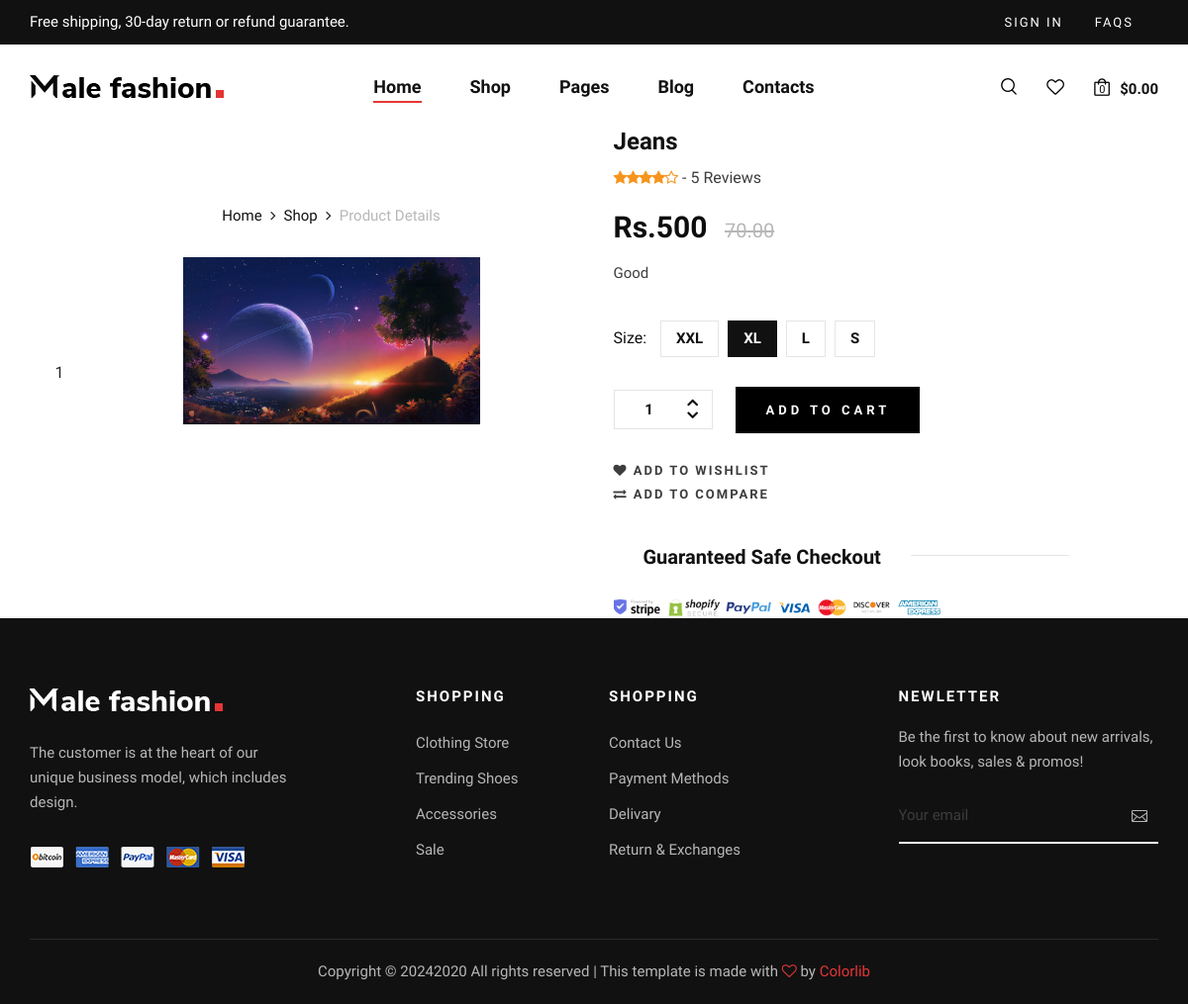
Screenshot of /shopd/1/ with the database file from the repository.
### mainapp/models.py (models this page shows)
class Product(models.Model):
        title=models.CharField(max_length=50)
        price=models.IntegerField()
        description=models.CharField(max_length=200)
        product_image=models.ImageField(upload_to='media')
        category=models.CharField(choices=category,max_length=50,null=True,blank=True)
        size=models.CharField(max_length=20,null=True,blank=True)

### mainapp/views.py (the view)
# urls.py: path('shopd/<int:id>/',views.shopd),
def shopd(request,id):
    data=Product.objects.get(id=id)
    print(data,"<<<data>>>>")
    context={
        'data':data
    }
    return render(request,'shopd.html',context)

### template/shopd.html (shortened to what this page needs)
{% extends "index.html" %}
{% block outlet %}
{% load static %}
<!DOCTYPE html>
<html lang="en">
<head>
</head>
<body>
    <section class="shop-details">
         {{data.id}}
        <div class="product__details__pic">
          <div class="container">
            <div class="row">
              <div class="col-lg-12">
                <div class="product__details__breadcrumb">
                  <a href="./index.html">Home</a>
                  <a href="./shop.html">Shop</a>
                  <span>Product Details</span>
                </div>
              </div>
            </div>
            <div class="row">
              <div class="col-lg-12 col-md-9">
                <div class="tab-content">
                  <div class="tab-pane active" id="tabs-1" role="tabpanel">
                    <div class="product__details__pic__item">
                      <img
                        src="/media/{{data.product_image}}"
                        alt=""
                        width="300px"
                      />
                    </div>
                  </div>
                </div>
              </div>
            </div>
          </div>
        </div>
        <div class="product__details__content">
          <div class="container">
            <div class="row d-flex">
              <div class="col-lg-8">
                <div class="product__details__text">
                  <h4>{{data.title}}</h4>
                  <div class="rating">
                    <i class="fa fa-star"></i>
                    <i class="fa fa-star"></i>
                    <i class="fa fa-star"></i>
                    <i class="fa fa-star"></i>
                    <i class="fa fa-star-o"></i>
                    <span> - 5 Reviews</span>
                  </div>
                  <h3>Rs.{{data.price}} <span>70.00</span></h3>
                  <p>{{data.description}}</p>
                  <form action="/addtocart/" method = "post">
                    <div class="product__details__option">
                      <div class="product__details__option__size">
                        <span>Size:</span>
                        <label for="xxl">xxl
                        </label>
                        <label class="active" for="xl"
                          >xl
                        </label>
                       <label for="l"
                          >l
                        </label>
                        <label for="sm"
                          >s
                        </label>
                      </div>
                    </div>
                    <div class="product__details__cart__option">
                      <div class="quantity">
                        <div class="pro-qty">
                          <input type="text" value="1" name="quantity" />
                        </div>
                      </div>
                      {% if user.is_authenticated %}
                      <input type = "hidden" value = "{{data.id}}" name = "prod_id"/>
                      <button type="submit" class="primary-btn">Add to cart </button>
                      {% else %}
                      <a href="/login/" class="primary-btn"
                        >add to cart</a>
                      {% endif %}
                    </div>
                  </form>
                  <div class="product__details__btns__option">
                    <a href="#"><i class="fa fa-heart"></i> add to wishlist</a>
                    <a href="#"><i class="fa fa-exchange"></i> Add To Compare</a>
                  </div>
                  <div class="product__details__last__option">
                    <h5><span>Guaranteed Safe Checkout</span></h5>
                    <img
                      src="{% static 'img/shop-details/details-payment.png'%}"
                      alt=""
                    />
                  </div>
                </div>
              </div>
            </div>
          </div>
        </div>
      </section>
</body>
</html>
{% endblock outlet %}

### static/css/style.css (style rules this page uses)
html, body { height: 100%; font-family: "Nunito Sans", sans-serif; -webkit-font-smoothing: antialiased; }
h1, h2, h3, h4, h5, h6 { margin: 0; color: #111111; font-weight: 400; font-family: "Nunito Sans", sans-serif; }
h3 { font-size: 30px; }
h4 { font-size: 24px; }
h5 { font-size: 18px; }
p { font-size: 15px; font-family: "Nunito Sans", sans-serif; color: #3d3d3d; font-weight: 400; line-height: 25px; margin: 0 0 15px 0; }
img { max-width: 100%; }
.primary-btn { display: inline-block; font-size: 13px; font-weight: 700; text-transform: uppercase; padding: 14px 30px; color: #ffffff; background: #000000; letter-spacing: 4px; }
.product__details__pic { text-align: center; background: #f3f2ee; padding: 40px 0 60px; margin-bottom: 100px; }
.product__details__breadcrumb { margin-bottom: 30px; }
.product__details__breadcrumb a { font-size: 15px; color: #111111; margin-right: 18px; display: inline-block; position: relative; }
.product__details__breadcrumb a:after { position: absolute; right: -14px; top: 0; content: ""; font-family: "FontAwesome"; }
.product__details__breadcrumb span { font-size: 15px; color: #b7b7b7; display: inline-block; }
.product__details__pic__item { position: relative; }
.product__details__text { text-align: center; }
.product__details__text h4 { color: #111111; font-weight: 700; margin-bottom: 10px; }
.product__details__text .rating { margin-bottom: 20px; }
.product__details__text .rating i { font-size: 15px; color: #f7941d; display: inline-block; margin-right: -5px; }
.product__details__text .rating span { display: inline-block; color: #3d3d3d; margin-left: 5px; }
.product__details__text h3 { color: #0d0d0d; font-weight: 700; margin-bottom: 16px; }
.product__details__text h3 span { color: #b7b7b7; font-size: 20px; font-weight: 400; margin-left: 10px; text-decoration: line-through; }
.product__details__text p { margin-bottom: 35px; }
.product__details__option { margin-bottom: 30px; }
.product__details__option__size { display: inline-block; margin-right: 50px; }
.product__details__option__size span { color: #111111; display: inline-block; margin-right: 10px; }
.product__details__option__size label { color: #111111; font-size: 15px; font-weight: 700; text-transform: uppercase; display: inline-block; border: 1px solid #e5e5e5; padding: 6px 15px; margin-bottom: 0; margin-right: 5px; cursor: pointer; }
.product__details__option__size label.active { background: #111111; color: #ffffff; border-color: #111111; }
.product__details__cart__option { margin-bottom: 25px; }
.product__details__cart__option .quantity { display: inline-block; margin-right: 20px; }
.product__details__cart__option .quantity .pro-qty { width: 100px; height: 40px; border: 1px solid #e5e5e5; position: relative; }
.product__details__cart__option .quantity .pro-qty input { color: #0d0d0d; font-size: 15px; font-weight: 700; width: 70px; height: 100%; text-align: center; border: none; }
.product__details__btns__option { margin-bottom: 40px; }
.product__details__btns__option a { display: inline-block; font-size: 13px; color: #3d3d3d; letter-spacing: 2px; text-transform: uppercase; font-weight: 700; margin-right: 20px; }
.product__details__btns__option a:last-child { margin-right: 0; }
.product__details__last__option h5 { color: #111111; font-weight: 700; font-size: 20px; position: relative; margin-bottom: 26px; }
.product__details__last__option h5 span { background: #ffffff; padding: 0 30px; }
.product__details__last__option h5:before { position: absolute; left: 0; right: 0; top: 10px; height: 1px; width: 460px; background: #e5e5e5; content: ""; z-index: -1; margin: 0 auto; }
@media only screen and (min-width: 1200px) { .container { max-width: 1170px; } }

### template/shopd.html (style rules this page uses)
.shop-details { display: flex; justify-content: center; align-items: center; }
.product__details__pic { width: 45%; background-color: white; }
.product__details__content { width: 45%; }
.product__details__text { text-align: left; }

### rows the page displays
Product: id "1", product_image (picture), title "Jeans", price "500", description "Good"
